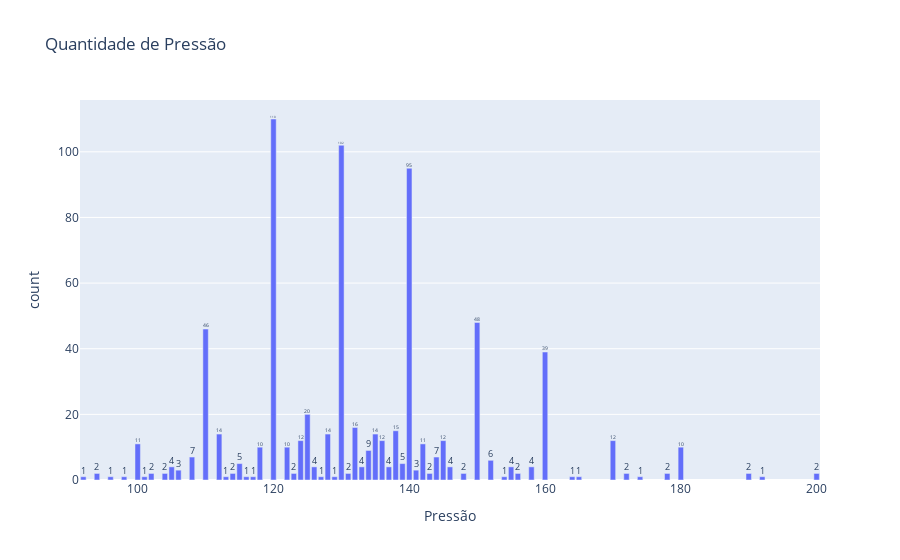

Notebook cell for this chart:
### Code cell
constroi_grafico_barras('Pressão')

### Figure 1 — Plotly figure (JSON) as saved in the notebook; plotly's stock layout.template omitted (floating-point values rounded to 4 significant figures)
{"data": [{"alignmentgroup": "True", "hovertemplate": "Pressão=%{x}<br>count=%{y}<extra></extra>", "legendgroup": "", "marker": {"color": "#636efa", "pattern": {"shape": ""}}, "name": "", "offsetgroup": "", "orientation": "v", "showlegend": false, "textposition": "auto", "texttemplate": "%{y}", "type": "bar", "x": [120, 130, 140, 150, 110, 160, 125, 132, 138, 128, 112, 135, 170, 124, 136, 145, 142, 100, 118, 180, 122, 134, 144, 108, 152, 139, 115, 158, 137, 146, 126, 133, 105, 155, 141, 106, 143, 102, 178, 148, 94, 114, 156, 104, 172, 190, 200, 123, 131, 92, 154, 129, 192, 117, 165, 116, 174, 101, 127, 96, 113, 98, 164], "xaxis": "x", "y": [110, 102, 95, 48, 46, 39, 20, 16, 15, 14, 14, 14, 12, 12, 12, 12, 11, 11, 10, 10, 10, 9, 7, 7, 6, 5, 5, 4, 4, 4, 4, 4, 4, 4, 3, 3, 2, 2, 2, 2, 2, 2, 2, 2, 2, 2, 2, 2, 2, 1, 1, 1, 1, 1, 1, 1, 1, 1, 1, 1, 1, 1, 1], "yaxis": "y"}], "layout": {"autosize": true, "barmode": "relative", "legend": {"tracegroupgap": 0}, "title": {"text": "Quantidade de Pressão"}, "xaxis": {"anchor": "y", "autorange": true, "domain": [0, 1], "range": [91.5, 200.5], "title": {"text": "Pressão"}, "type": "linear"}, "yaxis": {"anchor": "x", "autorange": true, "domain": [0, 1], "range": [0, 115.8], "title": {"text": "count"}, "type": "linear"}}}
